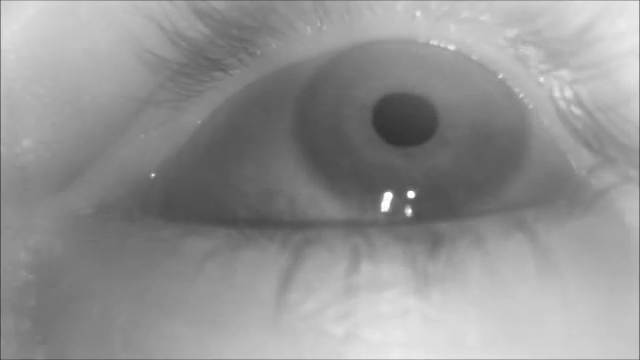
//> input picture frame 67 of EYE_TRACKER_March_5_2016/pupil_test.mp4, 640 x 360 px
$ ./canny_main 3 1   (built with g++ and OpenCV 4)
//> lines starting //> are read from the running program, lines starting //| are printed output that depends on the picture; after the words box and inside, x2 and y2 are one past the last pixel; in counts of white or black regions, pixels touching at a corner belong together
### EYE_TRACKER_March_5_2016/PupilTracker.cpp
/*******************************************************************************************************************//**
* @file PupilTracker.cpp
* @brief Implementation for the PupilTracker class
*
* This class encapsulates the canny edge based pupil tracking algorithm
*
* @author Christopher D. McMurrough
* @author Krishna Bhattarai
***********************************************************************************************************************/

#include "PupilTracker.h"
#include <opencv2/core/core.hpp>
#include "opencv2/imgproc/imgproc.hpp"
#include "opencv2/highgui/highgui.hpp"
#include <math.h>
#include <iostream>

typedef std::vector<std::vector<cv::Point> > Contours_2D;
typedef std::vector<cv::Point> Contour_2D;
typedef std::vector<cv::Point> Edges2D;
typedef std::vector<int> ContourIndices;

#define PI std::acos(-1);
#define TWO_PI = 2.0 * sd::acos(-1);
/*******************************************************************************************************************//**
* @brief Constructor to create a PupilTracker
* @author Christopher D. McMurrough
* @author Krishna Bhattarai
***********************************************************************************************************************/
PupilTracker::PupilTracker()
{
    // initialize tracking processing variables
    m_courseDetection = false;
    m_coarse_filter_min = 100;
    m_coarse_filter_max = 400;

    m_blur = 1;
    m_canny_thresh = 350;
    m_canny_ratio = 2;
    m_canny_aperture = 5;

    m_intensity_range = 17;
    m_bin_thresh = 0;

    m_pupilIntensityOffset = 11;
    m_glintIntensityOffset = 5;

    m_min_contour_size = 400;

    m_inital_ellipse_fit_threshhold = static_cast<float>(1.8);
    m_min_ratio = 0.3f;
    m_pupil_min = 40.0f;
    m_pupil_max = 150.0f;
    m_target_size = 100.0f;
    m_strong_perimeter_ratio_range = cv::Point2f(0.8f, 1.1f);
    m_strong_area_ratio_range = cv::Point2f(0.6f, 1.1f);
    m_final_perimeter_ratio_range = cv::Point2f(0.6f, 1.2f);
    m_strong_prior = 0;

    m_confidence = 0;

    // debug settings
    m_display = false;
}

/*******************************************************************************************************************//**
* @brief Attempt to fit a pupil ellipse in the eye image frame
* @param[in] imageIn the input OpenCV image
* @param[out] result the output tracking data
* @return true if the a pupil was located in the image
* @author Christopher D. McMurrough
* @author Krishna Bhattarai
***********************************************************************************************************************/
bool PupilTracker::findPupil(const cv::Mat& imageIn)
{
    bool success = false;

    // get the normalized grayscale image
    if(!m_display)
    {
        cv::imshow("infrared ", imageIn);
    }

    const int rangeMin = 0;
    const int rangeMax = 255;
    cv::Mat imageGray;
    cv::cvtColor(imageIn, imageGray, cv::COLOR_BGR2GRAY);
    cv::normalize(imageGray, imageGray, rangeMin, rangeMax, cv::NORM_MINMAX, CV_8UC1);
    if(!m_display)
    {
        cv::imshow("imageGray", imageGray);
    }

    // Alternative implementation of Histogram spikes
    cv::Mat histogram;
    int histSize;
    histSize = 256; //from 0 to 255
    /// Set the ranges
    float range[] = { 0, 256 } ; //the upper boundary is exclusive
    const float* histRange = { range };
    cv::calcHist(&imageGray, 1 , 0, cv::Mat(), histogram , 1 , &histSize, &histRange, true, false);

    int lowest_spike_index = 255;
    int highest_spike_index = 0;
    float max_intensity = 0;

    PupilTracker::calculate_spike_indices_and_max_intenesity(histogram, 40, lowest_spike_index, highest_spike_index, max_intensity);
    // Alternative implementation of histogram spikes ends here

    m_bin_thresh = lowest_spike_index;

    // create a mask for the dark pupil area (assign white to pupil area)
    cv::Mat darkMask;
    cv::inRange(imageGray, cv::InputArray(rangeMin), cv::InputArray(lowest_spike_index + m_pupilIntensityOffset), darkMask);
    const cv::Mat morphKernel = getStructuringElement(cv::MORPH_ELLIPSE, cv::Size(7, 7));
    cv::dilate(darkMask, darkMask, morphKernel, cv::Point(-1, -1), 2);
    if(!m_display)
    {
        cv::imshow("darkMask", darkMask);
    }

    // create a mask for the light glint area (assign black to glint area)
    cv::Mat glintMask;
    cv::inRange(imageGray, cv::InputArray(rangeMin), cv::InputArray(highest_spike_index - m_glintIntensityOffset), glintMask);
    cv::erode(glintMask, glintMask, morphKernel, cv::Point(-1, -1), 1);
    if(!m_display)
    {
        cv::imshow("glintMask", glintMask);
    }

    // remove eye lashes using an open morphology operation
    cv::Mat imageEyeLash;
    const cv::Mat openKernel = getStructuringElement(cv::MORPH_ELLIPSE, cv::Size(9, 9));
    cv::morphologyEx(imageGray, imageEyeLash, cv::MORPH_OPEN, openKernel);
    if(!m_display)
    {
        cv::imshow("eyeLash", imageEyeLash);
    }


    // apply additional blurring
    cv::Mat imageBlurred;
    if(m_blur >= 1)
    {
        cv::medianBlur(imageEyeLash, imageBlurred, m_blur);
        //cv::medianBlur(imageGray, imageBlurred, m_blur);
    }
    else
    {
        //imageBlurred = imageEyeLash;
        imageBlurred = imageGray;
    }

    // compute canny edges
    cv::Mat edges;
    cv::Canny(imageBlurred, edges, m_canny_thresh, m_canny_thresh * m_canny_ratio, m_canny_aperture);
    if(!m_display)
    {
        cv::imshow("edges", edges);
    }

    // remove edges outside of the white regions in the pupil and glint masks
    cv::Mat edgesPruned;
    cv::min(edges, darkMask, edgesPruned);
    cv::min(edgesPruned, glintMask, edgesPruned);


    if(!m_display)
    {

        cv::imshow("edgesPruned", edgesPruned);
    }

    // compute the connected components out of the pupil edge candidates
    cv::Mat connectedEdges = cv::Mat::zeros(darkMask.size(), CV_8UC1);
    std::vector<std::vector<cv::Point> > contours;
    cv::findContours(darkMask, contours, CV_RETR_LIST, CV_CHAIN_APPROX_NONE);
    // Alternatives
    // cv::findContours(darkMask, contours, CV_RETR_TREE, CV_CHAIN_APPROX_SIMPLE);
    // cv::findContours(edgesPruned, contours, CV_RETR_TREE, CV_CHAIN_APPROX_NONE);

    bool retryContourMerge = true;
    int relaxContourMerge = 0;
    while(retryContourMerge && contours.size() > 0)
    {
        for(int i = 0; i < contours.size(); i++)
        {
            // merge the contour if sufficiently large
            if(contours.at(i).size() < m_min_contour_size - relaxContourMerge)
            {
                continue;
            }
            else
            {
                cv::drawContours(connectedEdges, contours, i, cv::Scalar(255));
                retryContourMerge = false;
            }
        }
        relaxContourMerge += 2;
    }


    if(!m_display)
    {
        cv::imshow("connectedEdges", connectedEdges);
    }

    cv::RotatedRect my_rotated_rect_property;
    my_rotated_rect_property = PupilTracker::getEllipseCentroid(connectedEdges);

    // this is where it crashes if the ellipse properties are not checked
    if (std::isnan(my_rotated_rect_property.center.x) || std::isnan(my_rotated_rect_property.center.y)  || std::isnan(my_rotated_rect_property.size.width) || std::isnan(my_rotated_rect_property.size.height) )
    {
        success = false;
        return success;
    }
    else
    {
        m_ellipseRectangle = cv::RotatedRect(my_rotated_rect_property.center, my_rotated_rect_property.size, my_rotated_rect_property.angle);
    }
    return true;
}


/*******************************************************************************************************************//**
* @brief This method utilizes moments to calculate the center of mass of a mask (dark or spectral)
* @param[in] cv::Mat &mask
* @param[out] cv:: RotatedRect
* @return cv::RotatedRect
* @author Krishna Bhattarai
***********************************************************************************************************************/

cv::RotatedRect PupilTracker::getEllipseCentroid(const cv::Mat &mask)
{
    //Even though it says centroid right now it is trying to return stuff needed for the
    // rotated rectangle.

    cv::Moments m = moments(mask, true);
    cv::RotatedRect ret;
    ret.center.x = m.m10 / m.m00;
    ret.center.y = m.m01 / m.m00;
    double mu20 = m.m20 / m.m00 - ret.center.x * ret.center.x;
    double mu02 = m.m02 / m.m00 - ret.center.y * ret.center.y;
    double mu11 = m.m11 / m.m00 - ret.center.x * ret.center.y;

    double common = std::sqrt(pow((mu20 - mu02), 2) + 4 * pow((mu11), 2));
    ret.size.width = std::sqrt(2 * (mu20 + mu02 + common));
    ret.size.height = std::sqrt(2 * (mu20 + mu02 - common));

    double num, den;
    if (mu02 > mu20) {
        num = mu02 - mu20 + common;
        den = 2 * mu11;

    } else {
        num = 2 * mu11;
        den = mu20 - mu02 + common;
    }

    if (num == 0 && den == 0)
        ret.angle = 0;
    else
        ret.angle = (180 / M_PI) * std::atan2(num, den);

    // The crash occurs when the values change to 0/0 for center, box.width, and box.height
    if (!m_display)
    {
        std::cout << "center x: " << ret.center.x << " center y: " << ret.center.y << std::endl;
        std::cout << "box.width: " << ret.size.width << " box.height: " << ret.size.height << std::endl;
        std::cout << "rect.angle: " << ret.angle << "\n" << std::endl;
    }
    return ret;
}


/*******************************************************************************************************************//**
* @brief Lets the main function grab the results of the pupils properties
* @author Christopher D. McMurrough
* @author Krishna Bhattarai
***********************************************************************************************************************/
cv::RotatedRect PupilTracker::getEllipseRectangle()
{
    return m_ellipseRectangle;
}

/*******************************************************************************************************************//**
* @brief Sets the display mode for the pupil tracker
* @author Christopher D. McMurrough
* @author Christopher D. McMurrough
***********************************************************************************************************************/
void PupilTracker::setDisplay(bool display)
{
    m_display = display;
}

/*******************************************************************************************************************//**
* @brief Calculates the histogram spikes and sets those values using their address
* @author Christopher D. McMurrough
* @author Krishna Bhattarai
***********************************************************************************************************************/
void PupilTracker::calculate_spike_indices_and_max_intenesity(cv::Mat& histogram,
                                                              int amount_intensity_values,
                                                              int& lowest_spike_index,
                                                              int& highest_spike_index,
                                                              float& max_intensity)
{
    lowest_spike_index = 255;
    highest_spike_index = 0;
    max_intensity = 0;
    bool found_one = false;

    for (int i = 0; i < histogram.rows; i++) {
        const float intensity  = histogram.at<float>(i, 0);

        //  every intensity seen in more than amount_intensity_values pixels
        if (intensity > amount_intensity_values) {
            max_intensity = std::max(intensity, max_intensity);
            lowest_spike_index = std::min(lowest_spike_index, i);
            highest_spike_index = std::max(highest_spike_index, i);
            found_one = true;
        }
    }

    if (!found_one) {
        lowest_spike_index = 200;
        highest_spike_index = 255;
    }
}

/*******************************************************************************************************************//**
* @brief calculates the major Axis of a rotatedrect object
* @author Krishna Bhattarai
***********************************************************************************************************************/
// [4 lines left out: function majorAxis, not called in this run]

/*******************************************************************************************************************//**
* @brief An attempt to initialize a bounding box
* @author Krishna Bhattarai
***********************************************************************************************************************/
// [4 lines left out: function boundingBox, not called in this run]

/*******************************************************************************************************************//**
* @brief This is what gets us the region of interest. Even though the parameter has something called roi, it is just an
  empty container to hold the roi that we are going to compute. Later on we will overlay this roi with whatever image we want.
  Get the ROI where the boarder of black pixels is removed. This was an adaption from the pupil laps eye tracking code
* @author Krishna Bhattarai
***********************************************************************************************************************/
// [84 lines left out: function getRoiWithoutBorder, not called in this run]


/*******************************************************************************************************************//**
* @brief This is so that we can put a bounding box/ boarder around the roi
* This was an adaption from the pupil laps eye tracking code
* @author Krishna Bhattarai
***********************************************************************************************************************/
// [20 lines left out: function getROI, not called in this run]


/*******************************************************************************************************************//**
* @brief This is so that we given an image and a region of interest and a color we draw a bounding box
* of that color around that region of interest in the image.
* This was an adaption from the pupil laps eye tracking code
* @author Krishna Bhattarai
***********************************************************************************************************************/
// [29 lines left out: function draw_dotted_rect, not called in this run]

### EYE_TRACKER_March_5_2016/canny_main.cpp
/*******************************************************************************************************************//**
 * @file main.cpp
 * @brief USB implementation of the canny pupil tracker
 *
 * USB implementation of the canny pupil tracker by pupil-labs
 * https://github.com/pupil-labs/pupil/
 *
 * @author Christopher D. McMurrough
 * @author Krishna Bhattarai
 **********************************************************************************************************************/

#include <iostream>
#include <stdio.h>
#include <time.h>
#include "opencv2/imgproc/imgproc.hpp"
#include "opencv2/highgui/highgui.hpp"
#include <stdlib.h>
#include <string>
#include "PupilTracker.h"

// configuration parameters
#define NUM_COMNMAND_LINE_ARGUMENTS 2
#define CAMERA_FRAME_WIDTH 640
#define CAMERA_FRAME_HEIGHT 360
#define CAMERA_FORMAT CV_8UC1
#define CAMERA_FPS 30

#define CAMERA_BRIGHTNESS -10
#define CAMERA_CONTRAST 0
#define CAMERA_SATURATION 0
#define CAMERA_HUE 0
#define CAMERA_GAIN 0
#define CAMERA_EXPOSURE -60
#define CAMERA_CONVERT_RGB false

// color constants
CvScalar COLOR_WHITE = CV_RGB(255, 255, 255);
CvScalar COLOR_RED = CV_RGB(255, 0, 0);
CvScalar COLOR_GREEN = CV_RGB(0, 255, 0);
CvScalar COLOR_BLUE = CV_RGB(0, 0, 255);
CvScalar COLOR_YELLOW = CV_RGB(255, 255, 0);
CvScalar COLOR_MAGENTA = CV_RGB(255, 0, 255);
CvScalar COLOR_SILVER = CV_RGB(192, 192, 192);
CvScalar COLOR_GRAY = CV_RGB(128, 128, 128);
CvScalar COLOR_PURPLE = CV_RGB(128, 0, 128);
CvScalar COLOR_CYAN = CV_RGB(0, 255, 255);
CvScalar COLOR_SPRING = CV_RGB(127, 255, 212);
CvScalar COLOR_LIGHTGREEN = CV_RGB(0,255,127);


/*******************************************************************************************************************//**
 * @brief Program entry point
 *
 * Handles image processing and display of annotated results
 *
 * @param[in] argc command line argument count
 * @param[in] argv command line argument vector
 * @returnS return status
 * @author Christopher D. McMurrough
 **********************************************************************************************************************/
int main(int argc, char** argv)
{
    // validate and parse the command line arguments
    int cameraIndex = 0;
    bool displayMode = true;
    bool flipDisplay = false;
    if(argc != NUM_COMNMAND_LINE_ARGUMENTS + 1)
    {
        std::printf("USAGE: <camera_index> <display_mode>\n");
        std::printf("Running with default parameters... \n");
    }
    else
    {
        cameraIndex = atoi(argv[1]);
        displayMode = atoi(argv[2]) > 0;
        flipDisplay = atoi(argv[2]) == 2;
    }

    // initialize the eye camera video capture
//    cv::VideoCapture occulography(cameraIndex);
    cv::VideoCapture occulography("pupil_test.mp4");

    if(!occulography.isOpened())
    {
        std::printf("Unable to initialize camera %u! \n", cameraIndex);
        return 0;
    }
    // THESE ARE FOR GETTING THE PROPERTIES OF THE CAMERA IF APPLICABLE

    std::cout<<"width "<< occulography.get(CV_CAP_PROP_FRAME_WIDTH)  << std::endl;
    std::cout<<"height "<< occulography.get(CV_CAP_PROP_FRAME_WIDTH)  << std::endl;


    // [11 lines of commented-out code are left out]
    occulography.set(CV_CAP_PROP_FRAME_WIDTH, CAMERA_FRAME_WIDTH);
    occulography.set(CV_CAP_PROP_FRAME_HEIGHT, CAMERA_FRAME_HEIGHT);
    // occulography.set(CV_CAP_PROP_FORMAT, CAMERA_FORMAT);
    // occulography.set(CV_CAP_PROP_FPS, CAMERA_FPS);
    occulography.set(CV_CAP_PROP_BRIGHTNESS, CAMERA_BRIGHTNESS);
    occulography.set(CV_CAP_PROP_CONTRAST, CAMERA_CONTRAST);
    occulography.set(CV_CAP_PROP_SATURATION, CAMERA_SATURATION);
    // [6 lines of commented-out code are left out]
    if(displayMode)
    {
        cvNamedWindow("eyeImage", CV_WINDOW_NORMAL);
        cvSetWindowProperty("eyeImage", CV_WND_PROP_FULLSCREEN, CV_WINDOW_NORMAL);
        cvSetWindowProperty("eyeImage", CV_WND_PROP_AUTOSIZE, CV_WINDOW_NORMAL);
        cvSetWindowProperty("eyeImage", CV_WND_PROP_ASPECTRATIO, CV_WINDOW_KEEPRATIO);
    }

    // create the pupil tracking object
    PupilTracker tracker;
    tracker.setDisplay(displayMode);

    // store the frame data
    cv::Mat eyeImage;
    //struct PupilData result;
    bool trackingSuccess = false;

    // store the time between frames
    int frameStartTicks, frameEndTicks, processStartTicks, processEndTicks;
    float processTime, totalTime;

    // process data until program termination
    bool isRunning = true;
    while(isRunning)
    {
        // start the timer
        frameStartTicks = clock();

        // attempt to acquire an image frame
        if(occulography.read(eyeImage))
//> eyeImage is the input picture: 360 rows x 640 cols, CV_8UC3; min 51, max 255, mean 147.3
        {
            // process the image frame
            processStartTicks = clock();
            trackingSuccess = tracker.findPupil(eyeImage);
//> in findPupil, `cv::normalize(imageGray, imageGray, rangeMin, rangeMax, cv::NORM_MINMA..`:
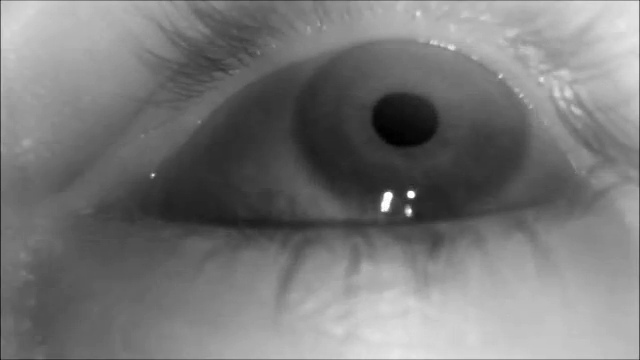
//> imageGray: 360 rows x 640 cols, CV_8UC1; min 0, max 255, mean 120.4
//> in findPupil, `cv::calcHist(&imageGray, 1 , 0, cv::Mat(), histogram , 1 , &histSize, ..`: histogram = 256 values, max 3273 at index 101, min 0 at index 3, mean 900
//> the loop in calculate_spike_indices_and_max_intenesity, `for (int i = 0; i < histogram.rows; i++)` made 256 passes
//> (intensity, max_intensity) on passes 3, 5, 6, 9, 10, 11, 12, 13: (94, 94), (146, 146), (95, 146), (107, 146), (146, 146), (159, 159), (164, 164), (129, 164)
//> after the loop in calculate_spike_indices_and_max_intenesity, `for (int i = 0; i < histogram.rows; i++)`: max_intensity = 3273; lowest_spike_index = 2; highest_spike_index = 229
//> in findPupil, `PupilTracker::calculate_spike_indices_and_max_intenesity(histogram, 40..`: lowest_spike_index = 2; highest_spike_index = 229; max_intensity = 3273
//> in findPupil, `m_bin_thresh = lowest_spike_index;`: m_bin_thresh = 2
//> in findPupil, `cv::inRange(imageGray, cv::InputArray(rangeMin), cv::InputArray(lowest..`:
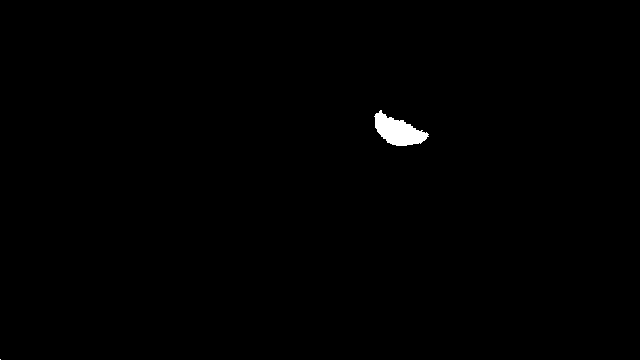
//> darkMask: 360 rows x 640 cols, CV_8UC1; 0.47% white; 2 white regions (1 under 20 px), largest, box (x1, y1, x2, y2) and area: (374, 110, 429, 146) 1079
//> in findPupil, `cv::dilate(darkMask, darkMask, morphKernel, cv::Point(-1, -1), 2);`:
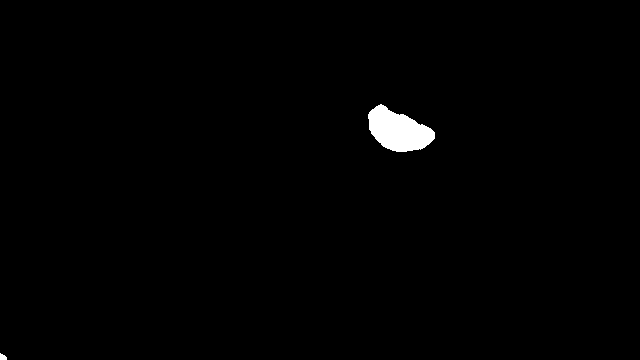
//> darkMask: 360 rows x 640 cols, CV_8UC1; 0.9% white; 2 white regions, box (x1, y1, x2, y2) and area: (368, 104, 435, 152) 2039, (0, 353, 7, 360) 36
//> in findPupil, `cv::inRange(imageGray, cv::InputArray(rangeMin), cv::InputArray(highes..`:
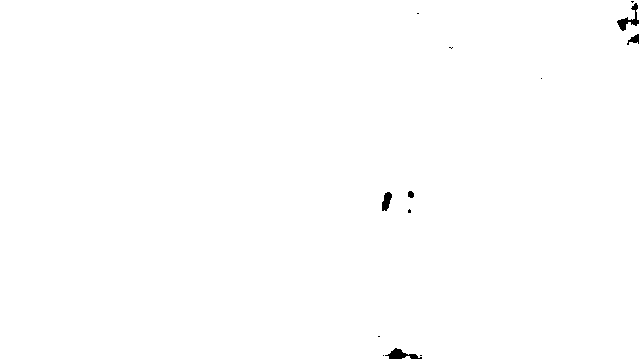
//> glintMask: 360 rows x 640 cols, CV_8UC1; 99.7% white; 13 black regions (8 under 20 px), largest, box (x1, y1, x2, y2) and area: (617, 3, 639, 31) 193, (385, 348, 422, 359) 191, (382, 192, 392, 211) 126, (627, 34, 639, 45) 69, (408, 191, 414, 198) 35
//> in findPupil, `cv::erode(glintMask, glintMask, morphKernel, cv::Point(-1, -1), 1);`:
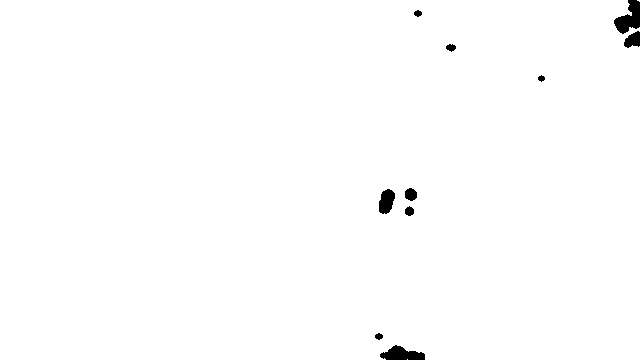
//> glintMask: 360 rows x 640 cols, CV_8UC1; 99.2% white; 10 black regions, largest, box (x1, y1, x2, y2) and area: (614, 0, 640, 34) 512, (380, 345, 425, 360) 432, (379, 189, 395, 214) 297
//> (the rest of the program and of its run is left out)
